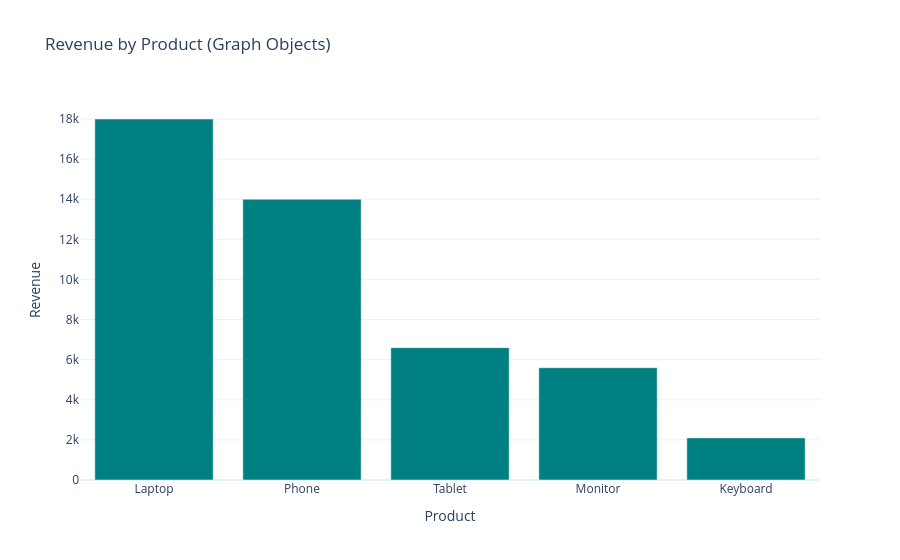

Here is the notebook cell this chart was saved with:
### Markdown cell above
# 4. Plotly Express versus Graph Objects

## Theory
Plotly Express is concise and data-frame-oriented. Graph Objects lets you build a figure by adding individual traces and configuring the layout explicitly.

A **trace** is one plotted data series or layer. A figure can contain multiple traces, such as a line and a set of markers.

## Question
Build the same sales chart using Graph Objects to understand the extra structure.

### Code cell
# Start with an empty figure.
fig_go = go.Figure()

# Add one bar trace. x and y are explicit lists from the DataFrame.
fig_go.add_trace(
    go.Bar(
        x=sales_df["Product"],
        y=sales_df["Revenue"],
        name="Revenue",
        marker_color="teal",
        hovertemplate="Product: %{x}<br>Revenue: %{y:,}<extra></extra>",
        
    )
)

# Configure the layout separately from the data trace.
fig_go.update_layout(
    title="Revenue by Product (Graph Objects)",
    xaxis_title="Product",
    yaxis_title="Revenue",
    template="plotly_white"
)

# Render the figure.
fig_go.show()

### Figure 1 — Plotly figure (JSON) as saved in the notebook; plotly's stock layout.template omitted (floating-point values rounded to 4 significant figures)
{"data": [{"hovertemplate": "Product: %{x}<br>Revenue: %{y:,}<extra></extra>", "marker": {"color": "teal"}, "name": "Revenue", "type": "bar", "x": ["Laptop", "Phone", "Tablet", "Monitor", "Keyboard"], "y": [18000, 14000, 6600, 5600, 2100]}], "layout": {"title": {"text": "Revenue by Product (Graph Objects)"}, "xaxis": {"title": {"text": "Product"}}, "yaxis": {"title": {"text": "Revenue"}}}}
